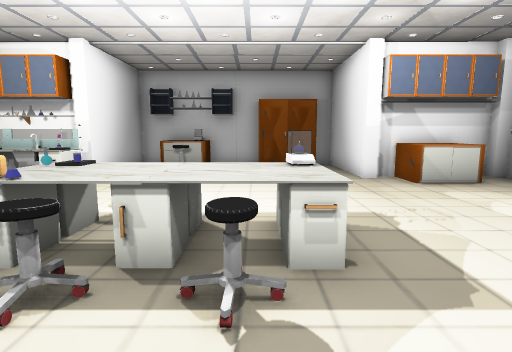
View 1 (above)

16 first-person views from a walk through a scene from a Unity 3-D project. The camera is 1.4 m above the floor, tilts 8° down and sees 80° across. The floor is counted in squares, 1 m on a side. Each view is taken from the middle of a square. On the plan, view 1 faces up. The plan holds only what a view shows up to about 14 squares ahead; the rest is blank. Some surface patterns are stand-ins.

View 2
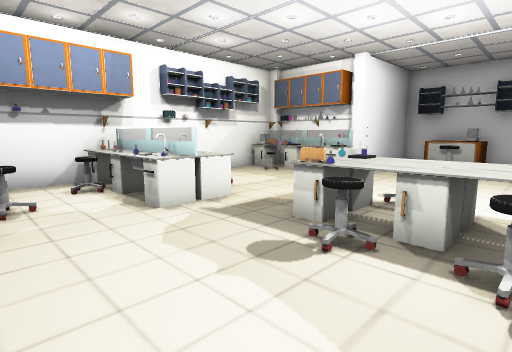

View 3
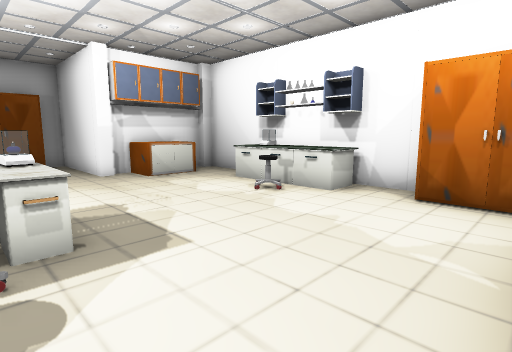

View 4
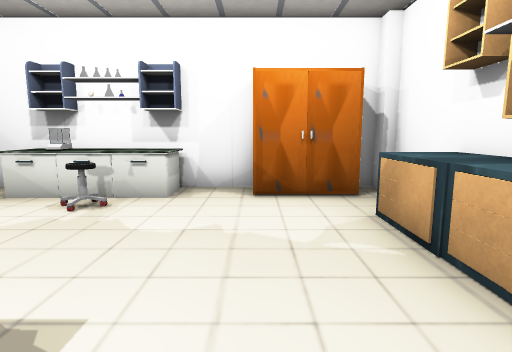

View 5
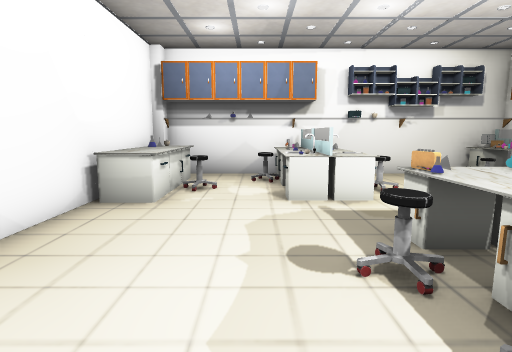

View 6
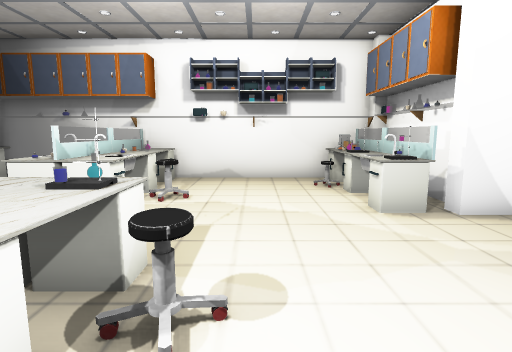

View 7
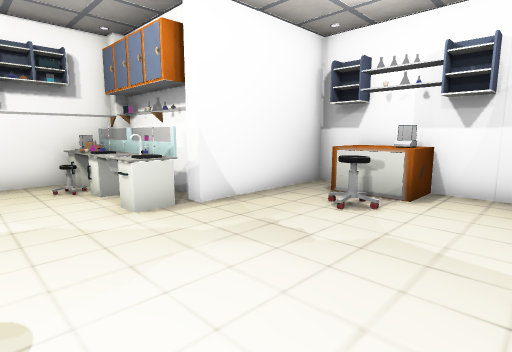

View 8
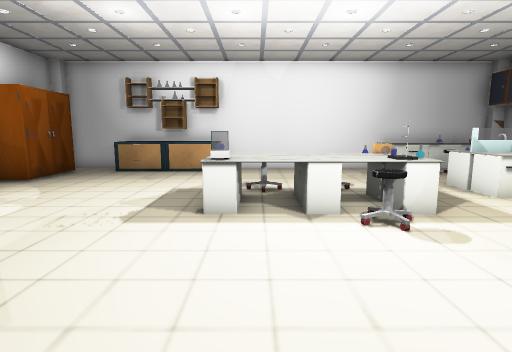

View 9
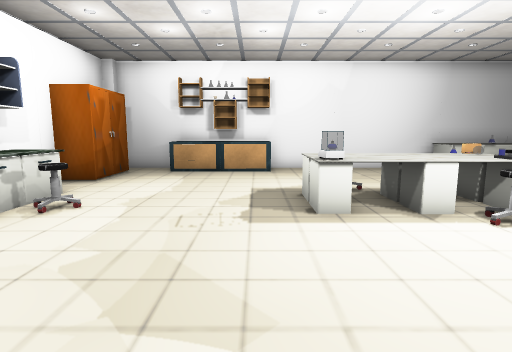

View 10
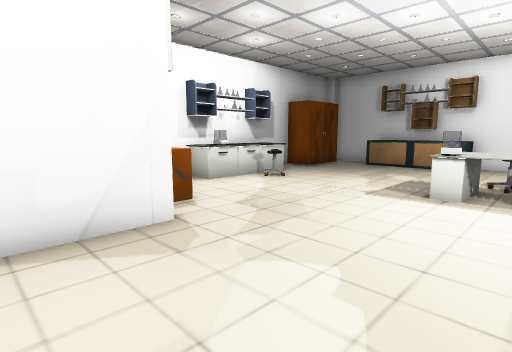

View 11
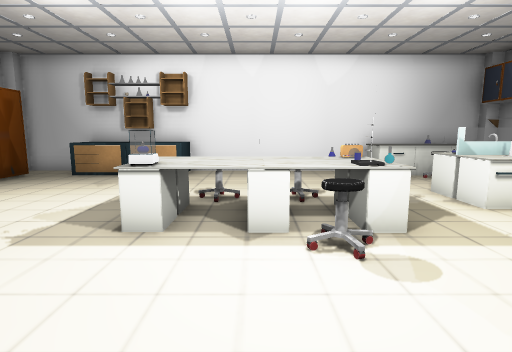

View 12
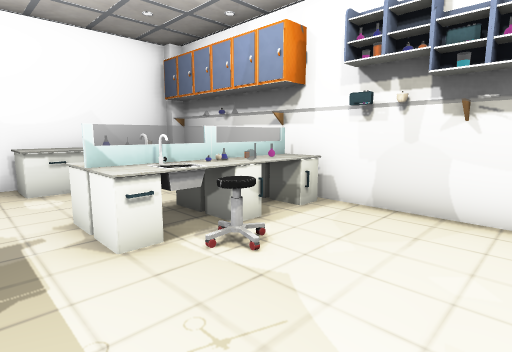

View 13
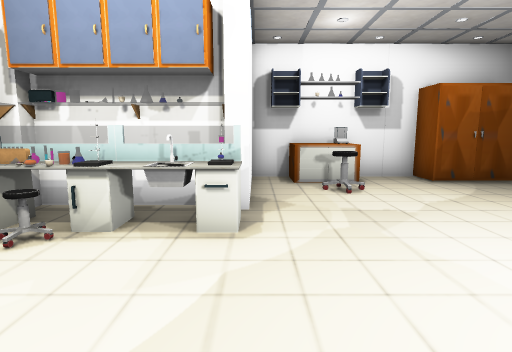

View 14
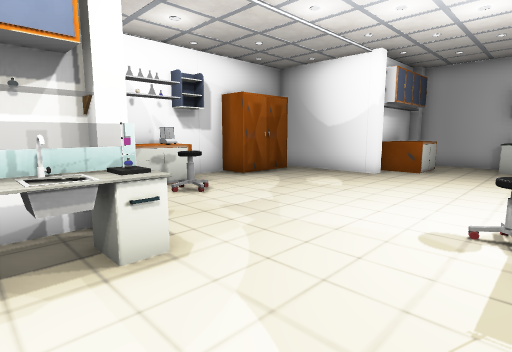

View 15
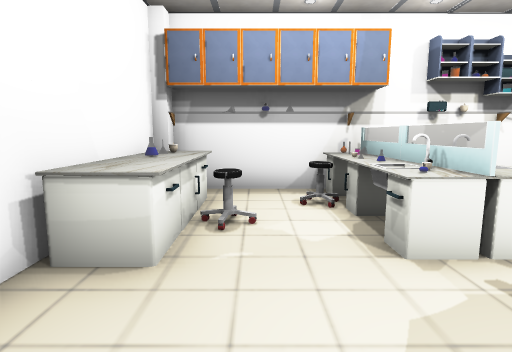

View 16
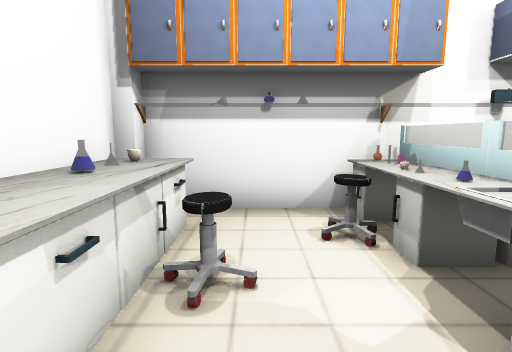

### Floor plan
Points are (right, up) in squares from view 1. A wall is a line through its corners. A room is listed if a view was taken in it or the views show most of it. See-through windows are left out.
Room 1 (views 1, 2, 3, 4, 5, 6, 7, 8, 9, 10, 11, 12, 13, 14, 15, 16)
walls: (-6.4, 9) (-7.5, 9); (3.4, 10.4) (3.4, 13.9) (2.6, 13.9); (-7.4, 9.9) (-8.5, 9.9); (0.2, 13.9) (-5.1, 13.9) (-5.1, 10.4); (-9.6, 9.6) (-9.6, -1.5); (7.9, 1) (7.9, 9.6); (7.5, 9.9) (4.4, 9.9); (-9.2, -2.4) (7.5, -2.4)
objects: other object (-9, -2); other object (-9, -2) to (-8, -1); other object (-9, 2); other object (-9, 3) to (-8, 3); other object (-9, 4); other object (-9, 8); other object (-9, 9); other object (-9, 10); other object (-8, 1); other object (-8, 2); other object (-8, 4); other object (-8, 8); other object (-8, 9); other object (-7, -2); other object (-7, -1) to (-7, 0); other object (-7, 2); other object (-7, 3); other object (-7, 4) to (-6, 4); other object (-7, 8) to (-5, 9); other object (-7, 10); other object (-6, -2) to (-5, -1); other object (-6, 1); other object (-6, 2); other object (-6, 3); other object (-6, 9); other object (-6, 10); other object (-5, 2); other object (-5, 3); other object (-5, 10); other object (-4, 3); other object (-4, 4); other object (-4, 13); other object (-3, 3); other object (-3, 4) to (-1, 5); other object (-3, 11) to (-3, 12); other object (-3, 13) to (-2, 13); other object (-2, 2); other object (-2, 3); other object (-2, 5); other object (-1, 3); other object (0, 2) to (0, 3); other object (0, 4) to (1, 5); other object (0, 13); other object (1, 3); other object (2, -1) to (3, -1); other object (3, -2); other object (4, -2) to (5, -1); other object (4, 10); other object (5, 4); other object (5, 9) to (6, 9); other object (6, 3) to (7, 6); other object (7, -1) to (7, 1); other object (8, -2)

Where each view was taken, in squares from view 1:
view 1: 0 up, 0 right, facing up
view 2: 1 down, 0 right, facing up-left
view 3: 1 down, 0 right, facing up-right
view 4: 1 up, 0 right, facing right
view 5: 1 up, 1 right, facing left
view 6: 6 up, 0 right, facing left
view 7: 6 up, 0 right, facing up-left
view 8: 10 up, 0 right, facing down
view 9: 10 up, 2 right, facing down
view 10: 12 up, 1 left, facing down-right
view 11: 9 up, 1 left, facing down
view 12: 7 up, 4 left, facing down-left
view 13: 4 up, 5 left, facing up
view 14: 5 up, 7 left, facing up-right
view 15: 0 up, 2 left, facing left
view 16: 0 up, 4 left, facing left
